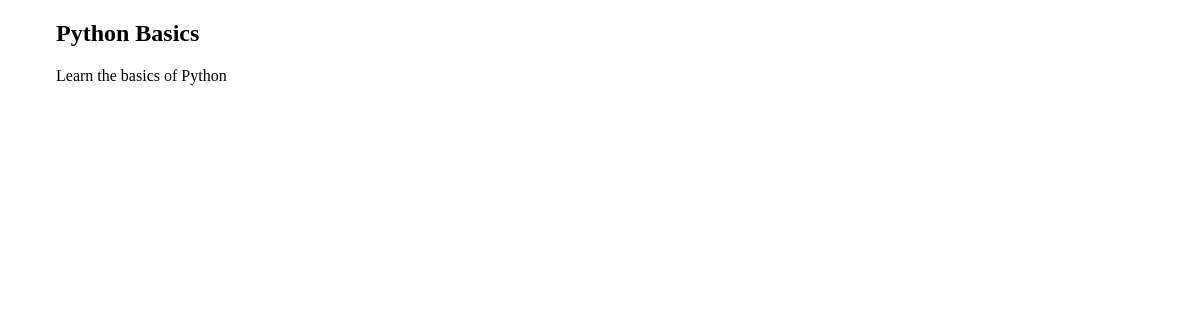
Before: /courses/1/ with the older database file.
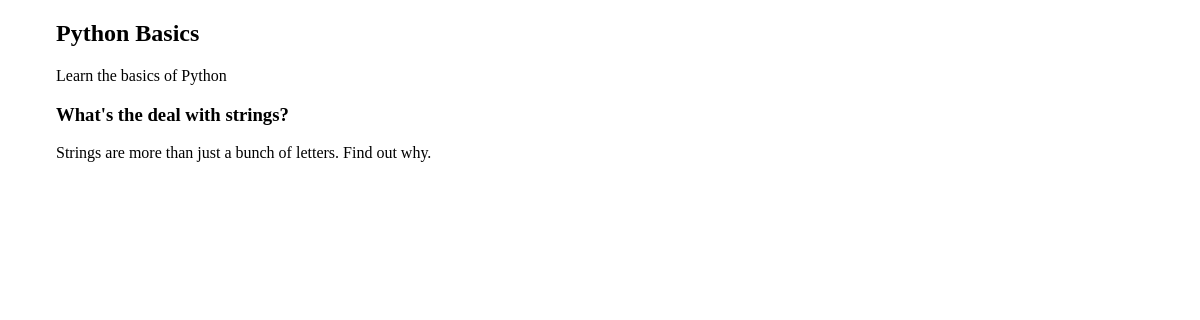
After: the same page with the newer database file.
### courses/models.py (models this page shows, shortened)
class Step(models.Model):
	title = models.CharField(max_length=255)
	description = models.TextField()
	content = models.TextField(blank=True, default='')
	order = models.IntegerField(default=0)
	course = models.ForeignKey(Course)
	class Meta:
		ordering = ['order',]

### courses/views.py (the view)
# urls.py: url(r'(?P<pk>\d+)/$', views.course_detail),
def course_detail(request, pk):
	course = get_object_or_404(Course, pk=pk)
	return render(request, 'courses/course_detail.html', {'course': course})

### courses/templates/courses/course_detail.html (shortened to what this page needs)
{% extends "layout.html"  %}
{% block content %}
<article>
	<h2>{{ course.title }}</h2>
	{{  course.description }}
	<section>
		{% for step in course.step_set.all %}
			<h3>{{ step.title }}</h3>
			{{  step.description }}
		{% endfor %}
	</section>
</article>
{% endblock %}

Changed rows visible on the page:
added Step: title "What's the deal with strings?", description "Strings are more than just a bunch of letters. Find out why."
